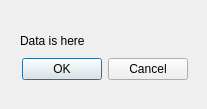
<?xml version="1.0" encoding="UTF-8"?>
<ui version="4.0">
 <class>Dialog</class>
 <widget class="QDialog" name="Dialog">
  <property name="geometry">
   <rect>
    <x>0</x>
    <y>0</y>
    <width>207</width>
    <height>109</height>
   </rect>
  </property>
  <property name="windowTitle">
   <string>Dialog</string>
  </property>
  <widget class="QWidget" name="">
   <property name="geometry">
    <rect>
     <x>20</x>
     <y>30</y>
     <width>168</width>
     <height>50</height>
    </rect>
   </property>
   <layout class="QVBoxLayout" name="verticalLayout">
    <item>
     <widget class="QLabel" name="label">
      <property name="text">
       <string>Data is here</string>
      </property>
     </widget>
    </item>
    <item>
     <widget class="QDialogButtonBox" name="buttonBox">
      <property name="orientation">
       <enum>Qt::Horizontal</enum>
      </property>
      <property name="standardButtons">
       <set>QDialogButtonBox::Cancel|QDialogButtonBox::Ok</set>
      </property>
     </widget>
    </item>
   </layout>
  </widget>
 </widget>
 <resources/>
 <connections>
  <connection>
   <sender>buttonBox</sender>
   <signal>accepted()</signal>
   <receiver>Dialog</receiver>
   <slot>accept()</slot>
   <hints>
    <hint type="sourcelabel">
     <x>248</x>
     <y>254</y>
    </hint>
    <hint type="destinationlabel">
     <x>157</x>
     <y>274</y>
    </hint>
   </hints>
  </connection>
  <connection>
   <sender>buttonBox</sender>
   <signal>rejected()</signal>
   <receiver>Dialog</receiver>
   <slot>reject()</slot>
   <hints>
    <hint type="sourcelabel">
     <x>316</x>
     <y>260</y>
    </hint>
    <hint type="destinationlabel">
     <x>286</x>
     <y>274</y>
    </hint>
   </hints>
  </connection>
 </connections>
</ui>
